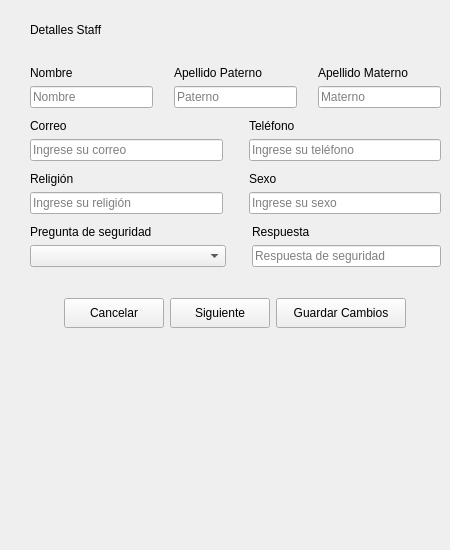
    <widget class="QWidget" name="page_3">
     <widget class="QWidget" name="layoutWidget_3">
      <property name="geometry">
       <rect>
        <x>30</x>
        <y>20</y>
        <width>411</width>
        <height>521</height>
       </rect>
      </property>
      <layout class="QGridLayout" name="gridLayout_4">
       <item row="11" column="0">
        <layout class="QHBoxLayout" name="horizontalLayout_13">
         <item>
          <spacer name="horizontalSpacer_15">
           <property name="orientation">
            <enum>Qt::Horizontal</enum>
           </property>
           <property name="sizeHint" stdset="0">
            <size>
             <width>40</width>
             <height>20</height>
            </size>
           </property>
          </spacer>
         </item>
         <item>
          <widget class="QPushButton" name="btnCancelar_3">
           <property name="minimumSize">
            <size>
             <width>100</width>
             <height>30</height>
            </size>
           </property>
           <property name="text">
            <string>Cancelar</string>
           </property>
          </widget>
         </item>
         <item>
          <widget class="QPushButton" name="btnSiguiente_3">
           <property name="minimumSize">
            <size>
             <width>100</width>
             <height>30</height>
            </size>
           </property>
           <property name="text">
            <string>Siguiente</string>
           </property>
          </widget>
         </item>
         <item>
          <widget class="QPushButton" name="btnGuardarCambios_3">
           <property name="minimumSize">
            <size>
             <width>130</width>
             <height>30</height>
            </size>
           </property>
           <property name="text">
            <string>Guardar Cambios</string>
           </property>
          </widget>
         </item>
         <item>
          <spacer name="horizontalSpacer_16">
           <property name="orientation">
            <enum>Qt::Horizontal</enum>
           </property>
           <property name="sizeHint" stdset="0">
            <size>
             <width>40</width>
             <height>20</height>
            </size>
           </property>
          </spacer>
         </item>
        </layout>
       </item>
       <item row="13" column="0">
        <spacer name="verticalSpacer_13">
         <property name="orientation">
          <enum>Qt::Vertical</enum>
         </property>
         <property name="sizeType">
          <enum>QSizePolicy::Expanding</enum>
         </property>
         <property name="sizeHint" stdset="0">
          <size>
           <width>20</width>
           <height>40</height>
          </size>
         </property>
        </spacer>
       </item>
       <item row="4" column="0">
        <layout class="QHBoxLayout" name="horizontalLayout_14">
         <item>
          <layout class="QVBoxLayout" name="verticalLayout_19">
           <item>
            <widget class="QLabel" name="label_21">
             <property name="sizePolicy">
              <sizepolicy hsizetype="Preferred" vsizetype="Fixed">
               <horstretch>0</horstretch>
               <verstretch>0</verstretch>
              </sizepolicy>
             </property>
             <property name="text">
              <string>Correo</string>
             </property>
            </widget>
           </item>
           <item>
            <widget class="QLineEdit" name="lnCorreo_3">
             <property name="placeholderText">
              <string>Ingrese su correo</string>
             </property>
            </widget>
           </item>
          </layout>
         </item>
         <item>
          <spacer name="horizontalSpacer_21">
           <property name="orientation">
            <enum>Qt::Horizontal</enum>
           </property>
           <property name="sizeType">
            <enum>QSizePolicy::Fixed</enum>
           </property>
           <property name="sizeHint" stdset="0">
            <size>
             <width>20</width>
             <height>20</height>
            </size>
           </property>
          </spacer>
         </item>
         <item>
          <layout class="QVBoxLayout" name="verticalLayout_20">
           <item>
            <widget class="QLabel" name="label_22">
             <property name="sizePolicy">
              <sizepolicy hsizetype="Preferred" vsizetype="Fixed">
               <horstretch>0</horstretch>
               <verstretch>0</verstretch>
              </sizepolicy>
             </property>
             <property name="text">
              <string>Teléfono</string>
             </property>
            </widget>
           </item>
           <item>
            <widget class="QLineEdit" name="lnTel_3">
             <property name="placeholderText">
              <string>Ingrese su teléfono</string>
             </property>
            </widget>
           </item>
          </layout>
         </item>
        </layout>
       </item>
       <item row="8" column="0">
        <layout class="QHBoxLayout" name="horizontalLayout_15">
         <item>
          <layout class="QVBoxLayout" name="verticalLayout_21">
           <item>
            <widget class="QLabel" name="label_23">
             <property name="text">
              <string>Pregunta de seguridad</string>
             </property>
            </widget>
           </item>
           <item>
            <widget class="QComboBox" name="cbPreguntas_3">
             <property name="minimumSize">
              <size>
               <width>196</width>
               <height>0</height>
              </size>
             </property>
             <property name="maximumSize">
              <size>
               <width>200</width>
               <height>16777215</height>
              </size>
             </property>
            </widget>
           </item>
          </layout>
         </item>
         <item>
          <spacer name="horizontalSpacer_22">
           <property name="orientation">
            <enum>Qt::Horizontal</enum>
           </property>
           <property name="sizeType">
            <enum>QSizePolicy::Fixed</enum>
           </property>
           <property name="sizeHint" stdset="0">
            <size>
             <width>20</width>
             <height>20</height>
            </size>
           </property>
          </spacer>
         </item>
         <item>
          <layout class="QVBoxLayout" name="verticalLayout_22">
           <item>
            <widget class="QLabel" name="label_24">
             <property name="sizePolicy">
              <sizepolicy hsizetype="Preferred" vsizetype="Fixed">
               <horstretch>0</horstretch>
               <verstretch>0</verstretch>
              </sizepolicy>
             </property>
             <property name="text">
              <string>Respuesta</string>
             </property>
            </widget>
           </item>
           <item>
            <widget class="QLineEdit" name="lnRespuesta_3">
             <property name="placeholderText">
              <string>Respuesta de seguridad</string>
             </property>
            </widget>
           </item>
          </layout>
         </item>
        </layout>
       </item>
       <item row="2" column="0">
        <layout class="QHBoxLayout" name="horizontalLayout_16">
         <item>
          <layout class="QVBoxLayout" name="verticalLayout_23">
           <item>
            <widget class="QLabel" name="label_25">
             <property name="sizePolicy">
              <sizepolicy hsizetype="Preferred" vsizetype="Fixed">
               <horstretch>0</horstretch>
               <verstretch>0</verstretch>
              </sizepolicy>
             </property>
             <property name="text">
              <string>Nombre</string>
             </property>
            </widget>
           </item>
           <item>
            <widget class="QLineEdit" name="lnNombre_3">
             <property name="placeholderText">
              <string>Nombre</string>
             </property>
            </widget>
           </item>
          </layout>
         </item>
         <item>
          <spacer name="horizontalSpacer_23">
           <property name="orientation">
            <enum>Qt::Horizontal</enum>
           </property>
           <property name="sizeType">
            <enum>QSizePolicy::Fixed</enum>
           </property>
           <property name="sizeHint" stdset="0">
            <size>
             <width>15</width>
             <height>10</height>
            </size>
           </property>
          </spacer>
         </item>
         <item>
          <layout class="QVBoxLayout" name="verticalLayout_24">
           <item>
            <widget class="QLabel" name="label_26">
             <property name="sizePolicy">
              <sizepolicy hsizetype="Preferred" vsizetype="Fixed">
               <horstretch>0</horstretch>
               <verstretch>0</verstretch>
              </sizepolicy>
             </property>
             <property name="text">
              <string>Apellido Paterno</string>
             </property>
            </widget>
           </item>
           <item>
            <widget class="QLineEdit" name="lnPaterno_3">
             <property name="placeholderText">
              <string>Paterno</string>
             </property>
            </widget>
           </item>
          </layout>
         </item>
         <item>
          <spacer name="horizontalSpacer_24">
           <property name="orientation">
            <enum>Qt::Horizontal</enum>
           </property>
           <property name="sizeType">
            <enum>QSizePolicy::Fixed</enum>
           </property>
           <property name="sizeHint" stdset="0">
            <size>
             <width>15</width>
             <height>10</height>
            </size>
           </property>
          </spacer>
         </item>
         <item>
          <layout class="QVBoxLayout" name="verticalLayout_25">
           <item>
            <widget class="QLabel" name="label_27">
             <property name="sizePolicy">
              <sizepolicy hsizetype="Preferred" vsizetype="Fixed">
               <horstretch>0</horstretch>
               <verstretch>0</verstretch>
              </sizepolicy>
             </property>
             <property name="text">
              <string>Apellido Materno</string>
             </property>
            </widget>
           </item>
           <item>
            <widget class="QLineEdit" name="lnMaterno_3">
             <property name="placeholderText">
              <string>Materno</string>
             </property>
            </widget>
           </item>
          </layout>
         </item>
        </layout>
       </item>
       <item row="0" column="0">
        <layout class="QHBoxLayout" name="horizontalLayout_17">
         <item>
          <widget class="QLabel" name="label_28">
           <property name="minimumSize">
            <size>
             <width>0</width>
             <height>20</height>
            </size>
           </property>
           <property name="styleSheet">
            <string notr="true">font: 14pt &quot;MS Shell Dlg 2&quot;;
</string>
           </property>
           <property name="text">
            <string>Detalles Staff</string>
           </property>
          </widget>
         </item>
         <item>
          <spacer name="horizontalSpacer_25">
           <property name="orientation">
            <enum>Qt::Horizontal</enum>
           </property>
           <property name="sizeHint" stdset="0">
            <size>
             <width>40</width>
             <height>20</height>
            </size>
           </property>
          </spacer>
         </item>
        </layout>
       </item>
       <item row="6" column="0">
        <layout class="QHBoxLayout" name="horizontalLayout_18">
         <item>
          <layout class="QVBoxLayout" name="verticalLayout_26">
           <item>
            <widget class="QLabel" name="label_29">
             <property name="sizePolicy">
              <sizepolicy hsizetype="Preferred" vsizetype="Fixed">
               <horstretch>0</horstretch>
               <verstretch>0</verstretch>
              </sizepolicy>
             </property>
             <property name="text">
              <string>Religión</string>
             </property>
            </widget>
           </item>
           <item>
            <widget class="QLineEdit" name="lnReligion_3">
             <property name="placeholderText">
              <string>Ingrese su religión</string>
             </property>
            </widget>
           </item>
          </layout>
         </item>
         <item>
          <spacer name="horizontalSpacer_26">
           <property name="orientation">
            <enum>Qt::Horizontal</enum>
           </property>
           <property name="sizeType">
            <enum>QSizePolicy::Fixed</enum>
           </property>
           <property name="sizeHint" stdset="0">
            <size>
             <width>20</width>
             <height>20</height>
            </size>
           </property>
          </spacer>
         </item>
         <item>
          <layout class="QVBoxLayout" name="verticalLayout_27">
           <item>
            <widget class="QLabel" name="label_30">
             <property name="sizePolicy">
              <sizepolicy hsizetype="Preferred" vsizetype="Fixed">
               <horstretch>0</horstretch>
               <verstretch>0</verstretch>
              </sizepolicy>
             </property>
             <property name="text">
              <string>Sexo</string>
             </property>
            </widget>
           </item>
           <item>
            <widget class="QLineEdit" name="lnSexo_3">
             <property name="placeholderText">
              <string>Ingrese su sexo</string>
             </property>
            </widget>
           </item>
          </layout>
         </item>
        </layout>
       </item>
       <item row="5" column="0">
        <spacer name="verticalSpacer_14">
         <property name="orientation">
          <enum>Qt::Vertical</enum>
         </property>
         <property name="sizeType">
          <enum>QSizePolicy::Fixed</enum>
         </property>
         <property name="sizeHint" stdset="0">
          <size>
           <width>20</width>
           <height>5</height>
          </size>
         </property>
        </spacer>
       </item>
       <item row="10" column="0">
        <spacer name="verticalSpacer_15">
         <property name="orientation">
          <enum>Qt::Vertical</enum>
         </property>
         <property name="sizeType">
          <enum>QSizePolicy::Fixed</enum>
         </property>
         <property name="sizeHint" stdset="0">
          <size>
           <width>20</width>
           <height>25</height>
          </size>
         </property>
        </spacer>
       </item>
       <item row="7" column="0">
        <spacer name="verticalSpacer_16">
         <property name="orientation">
          <enum>Qt::Vertical</enum>
         </property>
         <property name="sizeType">
          <enum>QSizePolicy::Fixed</enum>
         </property>
         <property name="sizeHint" stdset="0">
          <size>
           <width>20</width>
           <height>5</height>
          </size>
         </property>
        </spacer>
       </item>
       <item row="1" column="0">
        <spacer name="verticalSpacer_17">
         <property name="orientation">
          <enum>Qt::Vertical</enum>
         </property>
         <property name="sizeType">
          <enum>QSizePolicy::Fixed</enum>
         </property>
         <property name="sizeHint" stdset="0">
          <size>
           <width>20</width>
           <height>20</height>
          </size>
         </property>
        </spacer>
       </item>
       <item row="3" column="0">
        <spacer name="verticalSpacer_18">
         <property name="orientation">
          <enum>Qt::Vertical</enum>
         </property>
         <property name="sizeType">
          <enum>QSizePolicy::Fixed</enum>
         </property>
         <property name="sizeHint" stdset="0">
          <size>
           <width>20</width>
           <height>5</height>
          </size>
         </property>
        </spacer>
       </item>
      </layout>
     </widget>
    </widget>
